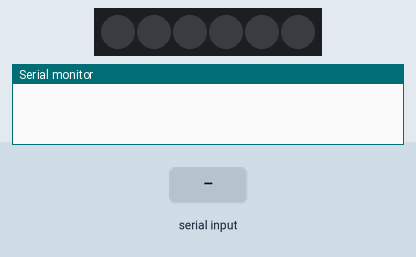
A sketch run on a simulated Arduino Uno, built with avr-gcc and run on an emulated ATmega328P. Shown: 6 RGB LEDs in strip order, left to right, the last lines printed to the serial monitor. The test bench sets the inputs (shaded band). Dim RGB values are drawn brighter than linear.

Above: at 1.2 s.
1.3 s: "90,45\n" received over the second serial link
At 1.46 s:
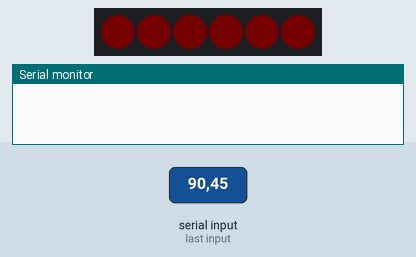
3.7 s: "C90\n" received over the second serial link
At 4.1 s:
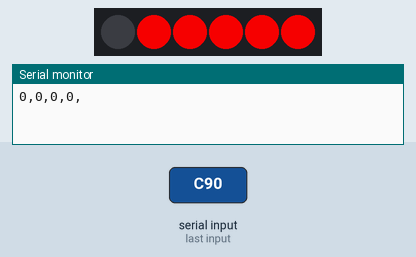
5.2 s: "30,150\n" received over the second serial link
6.7 s: "10\n" received over the second serial link
At 15.43 s:
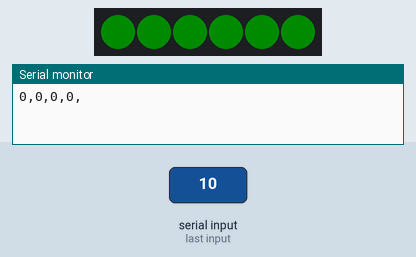
Timing chart, 0 to 17.0 s (numbered marks = the images above; inputs shaded):
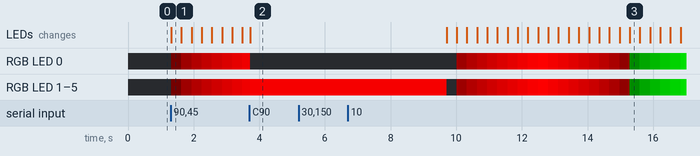

Measured:
- after the input at 1.3 s, RGB LED 0–5: off → RGB(1, 0, 0) at once, → RGB(30, 0, 0) 0.31 s later, → RGB(59, 0, 0) 0.31 s later, → RGB(88, 0, 0) 0.31 s later, … (8 changes in this stretch); the LEDs: change at once (image 1)
- after the input at 3.7 s, the LEDs: change at once (image 2)
- after the input at 5.2 s, every drawn part: stays the same

The sketch:

BleLamp.ino
```cpp
#include <Adafruit_NeoPixel.h>

#include <SoftwareSerial.h>

SoftwareSerial mySerial(4, 5); //RX,TX

#define my_Serial mySerial
//#define my_Serial Serial1

#define PIXEL_PIN    A0    // Digital IO pin connected to the NeoPixels.
#define PIXEL_COUNT  6

Adafruit_NeoPixel strip = Adafruit_NeoPixel(PIXEL_COUNT, PIXEL_PIN, NEO_GRB + NEO_KHZ800);

String currentInfo;
String comdata = "";
char buffer[100];

boolean buffer_sta = false;

int buffer_num = 0;

int sta[4];

boolean color_en;
boolean state = false;
long safe_ms = millis();

#define val_max 255
#define val_min 0

void setup() {

  strip.begin();
  strip.show(); // Initialize all pixels to 'off'

  // put your setup code here, to run once:
  Serial.begin(9600);
  my_Serial.begin(9600);

}

void loop() {
  // put your main code here, to run repeatedly:
   /*while (my_Serial.available() > 0)  //有串口缓冲数据就一直循环
  {
    comdata += char(my_Serial.read());   //读取数据，每次只读取一个字节
    delay(2);//串口缓冲
  }*/
  if (mySerial.available() > 0 && mySerial.read() == 10)
 // if (comdata == "10")
 {
   state = !state;
 }
 if (state)
  {
  ble();
  if (!color_en)
  {
    rainbowCycle(10, 255, 0, 0, 0);
    rainbowCycle(10, 255, 0, 0, 1);

    rainbowCycle(10, 0, 255, 0, 0);
    rainbowCycle(10, 0, 255, 0, 1);

    rainbowCycle(10, 0, 0, 255, 0);
    rainbowCycle(10, 0, 0, 255, 1);

    rainbowCycle(10, 255, 0, 225, 0);
    rainbowCycle(10, 255, 0, 225, 1);

    rainbowCycle(10, 247, 139, 5, 0);
    rainbowCycle(10, 247, 139, 5, 1);

    rainbowCycle(10, 255, 255, 0, 0);
    rainbowCycle(10, 255, 255, 0, 1);

    rainbowCycle(10, 0, 255, 255, 0);
    rainbowCycle(10, 0, 255, 255, 1);

    for (int i = 0; i < 3; i++)
      rainbow(30);
  }
  }
    else
    colorSet(strip.Color(0, 0, 0));
    comdata = "";
}

void ble()
{
  while (my_Serial.available())
  {
    char c = my_Serial.read();
    delay(2);

    if (c == 'C')
      buffer_sta = true;
    if (c == '\n')
    {
      color_en = true;
      safe_ms = millis();
    }
    if (buffer_sta)
    {
      buffer[buffer_num] = c;
      buffer_num++;
    }
    //  Serial.println(c);
    //Serial.println(color_en);
  }

  if (buffer_sta)
  {
    buffer_sta = false;

    sscanf((char *)strstr((char *)buffer, "C:"), "C:%d,%d,%d,%d", &sta[0], &sta[1], &sta[2], &sta[3]);

    for (int a = 0; a < buffer_num; a++)
      buffer[a] = NULL;
    buffer_num = 0;

    for (int i = 0; i < 4; i++)
    {
      Serial.print(sta[i]);
      Serial.print(",");
    }
    Serial.println(" ");

    if (-1 == sta[3]) {
      colorSet(strip.Color(sta[0], sta[1], sta[2]));
    }
    else if ((0 <= sta[3]) && (sta[3] < PIXEL_COUNT)) {
      colorSet(strip.Color(sta[0], sta[1], sta[2]), sta[3]);
    }
  }

  if (millis() - safe_ms > 3000)
  {
    safe_ms = millis();
    color_en = false;
  }
}

void colorSet(uint32_t c) {
  for (uint16_t i = 0; i < strip.numPixels(); i++) {
    strip.setPixelColor(i, c);
  }
  strip.show();
}

void colorSet(uint32_t c, uint8_t i) {
  strip.setPixelColor(i, c);
  strip.show();
}

void rainbowCycle(uint8_t wait, int r, int g, int b, int num) {
  if (num == 0)
  {
    for (int val = 0; val < 255; val++)
    {
      ble();
      if (color_en)
        return;
      colorSet(strip.Color(map(val, val_min, val_max, 0, r), map(val, val_min, val_max, 0, g), map(val, val_min, val_max, 0, b)));
      delay(wait);
    }
  }
  if (num == 1)
  {
    for (int val = 255; val >= 0; val--)
    {
      ble();
      if (color_en)
        return;
      colorSet(strip.Color(map(val, val_min, val_max, 0, r), map(val, val_min, val_max, 0, g), map(val, val_min, val_max, 0, b)));
      delay(wait);
    }
  }
}

void rainbow(uint8_t wait) {
  uint16_t i, j;

  for (j = 0; j < 256; j++) {
    for (i = 0; i < strip.numPixels(); i++) {
      ble();
      if (color_en)
        return;
      strip.setPixelColor(i, Wheel((i + j) & 255));
    }
    strip.show();
    delay(wait);
  }
}

// Input a value 0 to 255 to get a color value.
// The colours are a transition r - g - b - back to r.
uint32_t Wheel(byte WheelPos) {
  if (WheelPos < 85) {
    return strip.Color(WheelPos * 3, 255 - WheelPos * 3, 0);
  } else if (WheelPos < 170) {
    WheelPos -= 85;
    return strip.Color(255 - WheelPos * 3, 0, WheelPos * 3);
  } else {
    WheelPos -= 170;
    return strip.Color(0, WheelPos * 3, 255 - WheelPos * 3);
  }
}
```
